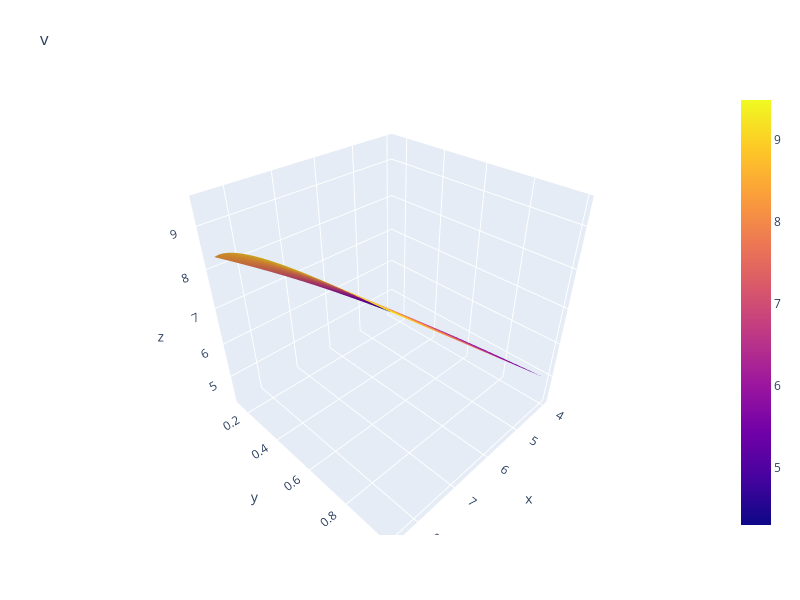

Notebook cell for this chart:
### Code cell
ii = 0
fig = go.Figure(data=[go.Surface(z=check["v0"][:, :, ii], x=check["K_mat"][:,:,ii], y=check["R_mat"][:,:,ii])])
fig.update_layout(title='v', autosize=False,
                  width=800, height=600,
                  margin=dict(l=65, r=50, b=65, t=90))
fig.show()

### Figure 1 — Plotly figure (JSON) as saved in the notebook; plotly's stock layout.template omitted (floating-point values rounded to 4 significant figures; data arrays with more than 128 entries replaced by an {"elided": "..."} marker saying what was removed)
{"data": [{"type": "surface", "x": {"elided": "46x86 float values"}, "y": {"elided": "46x86 float values"}, "z": {"elided": "46x86 float values"}}], "layout": {"autosize": false, "height": 600, "margin": {"b": 65, "l": 65, "r": 50, "t": 90}, "title": {"text": "v"}, "width": 800}}
